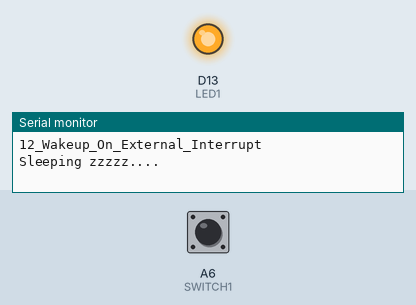
The sketch below on a simulated Arduino MKR. Shown: output pins drawn as LEDs (lit = HIGH), the last lines printed to the serial monitor. Inputs (shaded band) come from the test bench; at power-on: A6 (SWITCH1) HIGH.

Above: at 11.5 s.
At 23.2 s:
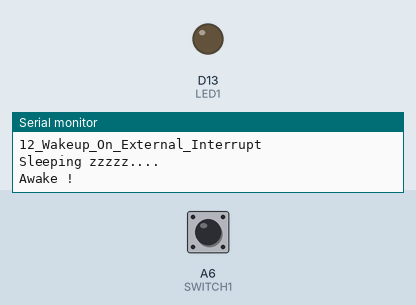
Timing chart, 0 to 28.2 s (numbered marks = the images above):
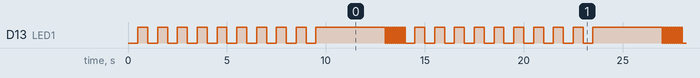

The sketch:

12_Wakeup_On_External_Interrupt.ino
```cpp
// (licence header left out)
/*******************************************************************************************************
  Program Operation - This program puts an XIAO into deep sleep mode ready to be woken up by an external
  switch. In this example connect A6 to GND to wake the XIAO up from sleep.

  Serial monitor baud rate is set at 115200.
*******************************************************************************************************/
#include "ArduinoLowPower.h"                   //get library here > https://github.com/arduino-libraries/ArduinoLowPower

#define LED1 13                                //on board LED, yellow
#define SWITCH1 A6                             //switch pin, used to wake processor up


void loop()
{
  Serial.println(F("Sleeping zzzzz...."));
  Serial.println();
  Serial.flush();
  delay(2000);
  digitalWrite(LED1, HIGH);                    //make sure LED off when in sleep

  LowPower.deepSleep();

  led_Flash(10, 50);                           //10 quick LED flashes to indicate program re-start

  Serial.println(F("Awake !"));
  Serial.flush();
  led_Flash(10, 500);                          //60 1 second LED flashes to indicate program awake
}


void wakeUp()
{
  //handler for the interrupt
}


void led_Flash(uint16_t flashes, uint16_t delaymS)
{
  uint16_t index;
  for (index = 1; index <= flashes; index++)
  {
    digitalWrite(LED1, LOW);
    delay(delaymS);
    digitalWrite(LED1, HIGH);
    delay(delaymS);
  }
}


void setup()
{
  pinMode(SWITCH1, INPUT_PULLUP);
  pinMode(LED1, OUTPUT);

  led_Flash(10, 500);                                                //10 one second LED flashes to indicate program start

  Serial.begin(115200);
  Serial.println();
  Serial.println(F("12_Wakeup_On_External_Interrupt"));

  LowPower.attachInterruptWakeup(SWITCH1, wakeUp, CHANGE);          //setup interrupt for wake up
}
```

Measured:
- by itself, D13 (LED1): moves between LOW and HIGH, repeating every 14.0 s
- by itself, everything shown: repeats every 14.0 s, in 26 steps
